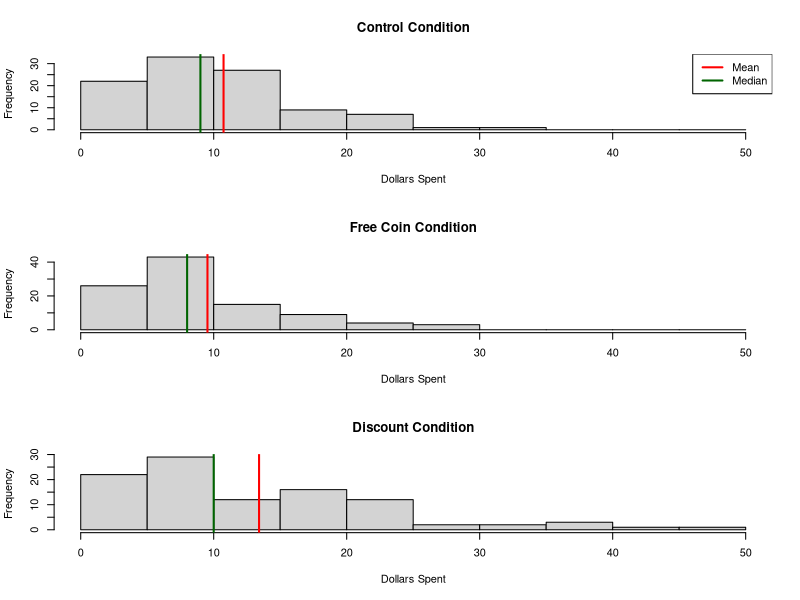
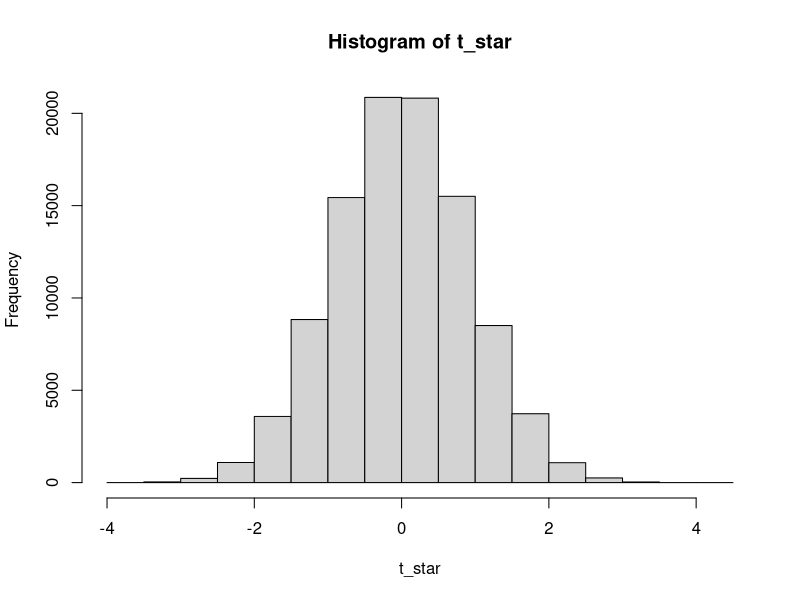
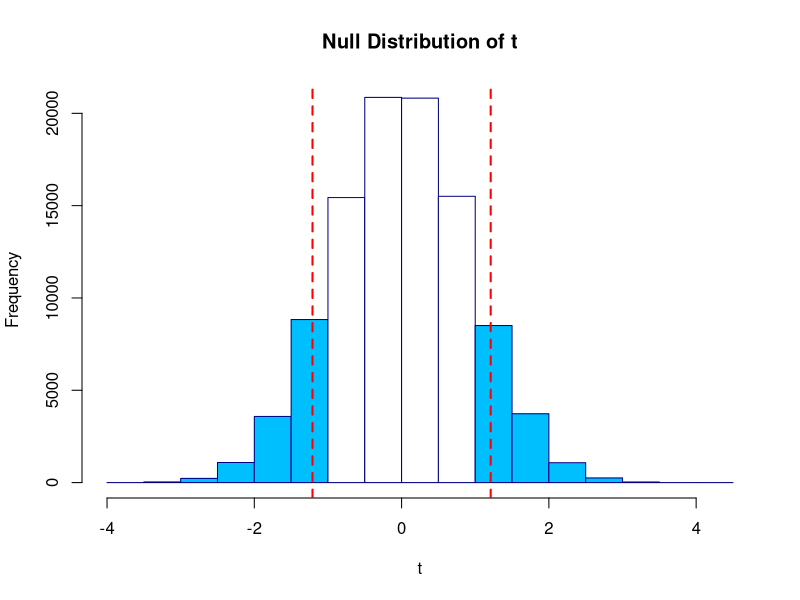
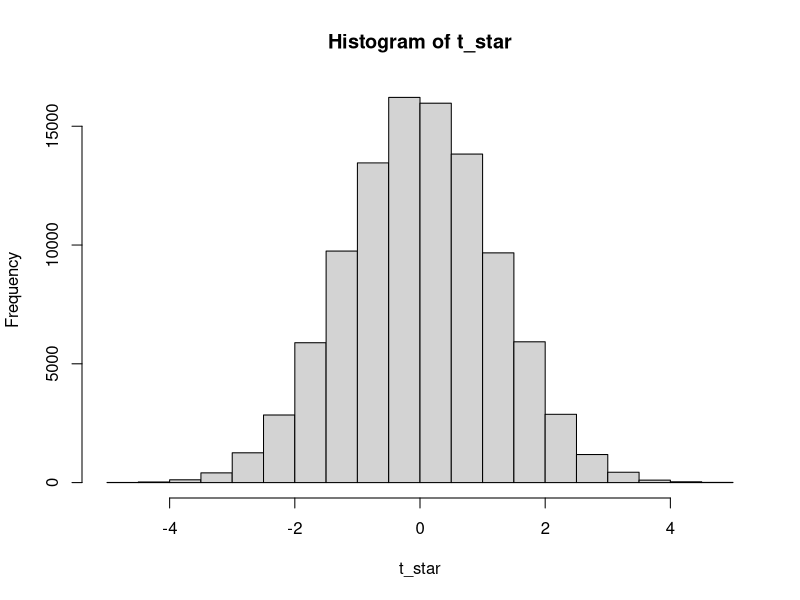
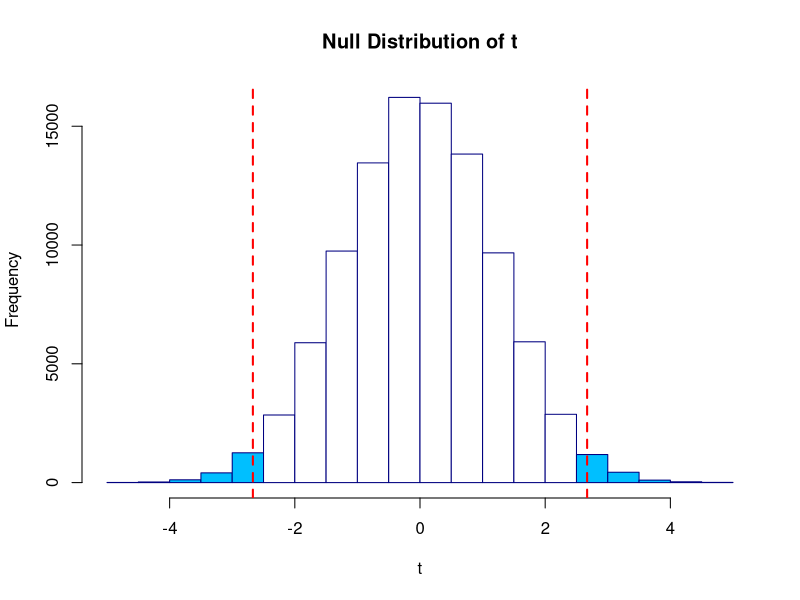
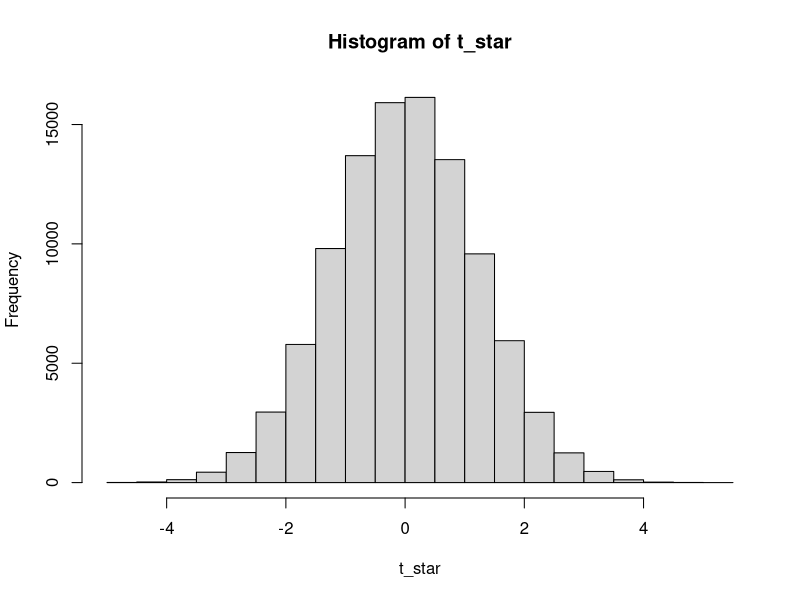
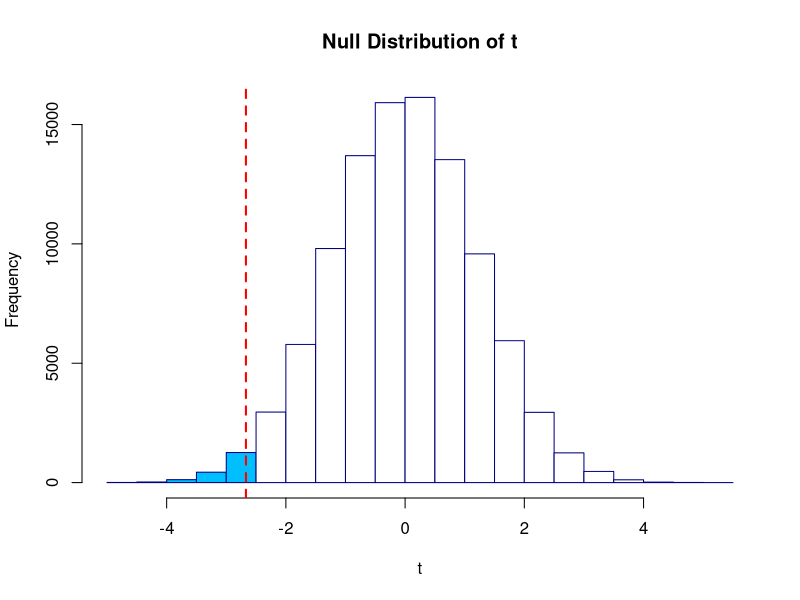
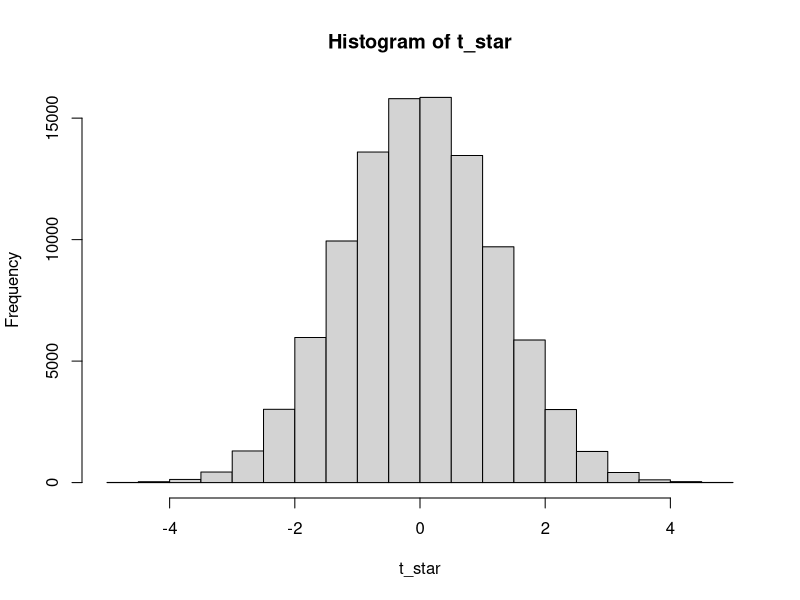

Generate these figures, in order, with R:
## A function and example of the randomization test
rand_test <- function(x, y, summary, alternative, Nsim){
  n1 <- length(x)
  n2 <- length(y)
  if(summary == "mean"){
    t <- mean(x) - mean(y)
  }else if(summary == "median"){
    t <- median(x) - median(y)
  }
  
  comb <- c(x, y)
  t_star <- rep(0, Nsim)
  for(i in 1:Nsim){
    s <- sample(x = comb, size = length(comb), replace = F)
    x_star <- s[1:n1]
    y_star <- s[(n1+1):length(comb)]
    if(summary == "mean"){
      t_star[i] <- mean(x_star) - mean(y_star)  
    }else if(summary == "median"){
      t_star[i] <- median(x_star) - median(y_star)  
    }
    
  }
  par(mfrow = c(1,1))
  h = hist(t_star)
  dev.off()
  if(alternative == "two.sided"){
    p_value = sum(t_star >= abs(t))/Nsim + sum(t_star <= -abs(t))/Nsim
    cols = ifelse(h$mids <= -abs(t) | h$mids >= abs(t), "deepskyblue", "white")
    plot(h, col = cols, border = "navyblue", main = "Null Distribution of t", xlab = "t")
    abline(v = -t, col = "red", lwd = 2, lty = 2)
  }else if(alternative == "less"){
    p_value = sum(t_star <= t)/Nsim
    cols = ifelse(h$mids <= t, "deepskyblue", "white")
    plot(h, col = cols, border = "navyblue", main = "Null Distribution of t", xlab = "t")
  }else if(alternative == "greater"){
    p_value = sum(t_star >= t)/Nsim
    cols = ifelse(h$mids >= t, "deepskyblue", "white")
    plot(h, col = cols, border = "navyblue", main = "Null Distribution of t", xlab = "t")
  }
  abline(v = t, col = "red", lwd = 2, lty = 2)
  print(paste("The p-value is ", p_value, ".", sep = ""))
  # return(p_value)
}

## Pokémon Go example:
## Read in the data
setwd("/Users/ntstevens/Dropbox/Data Institute/DOE Certificate/Week 4/")
pokemon <- read.csv(file = "pokemongo.csv", header = T)

## Look at the data
par(mfrow = c(3,1))
hist(pokemon$control, xlim = c(0,50), breaks = seq(0,50,5), xlab = "Dollars Spent", main = "Control Condition")
abline(v = c(mean(pokemon$control), median(pokemon$control)), col = c("red", "darkgreen"), lwd = 2)
legend("topright", legend = c("Mean", "Median"), lty = 1, lwd = 2, col = c("red", "darkgreen"))
hist(pokemon$freecoins, xlim = c(0,50), breaks = seq(0,50,5), xlab = "Dollars Spent", main = "Free Coin Condition")
abline(v = c(mean(pokemon$freecoins), median(pokemon$freecoins)), col = c("red", "darkgreen"), lwd = 2)
hist(pokemon$discount, xlim = c(0,50), breaks = seq(0,50,5), xlab = "Dollars Spent", main = "Discount Condition")
abline(v = c(mean(pokemon$discount), median(pokemon$discount)), col = c("red", "darkgreen"), lwd = 2)

############## Where the test statistic is the difference of means ##############
## Compare Conditions 1 and 2 
rand_test(x = pokemon$control, y = pokemon$freecoins, summary = "mean", alternative = "two.sided", Nsim = 100000)

## Compare Conditions 1 and 3 (where the test statistic is the difference of means)
rand_test(x = pokemon$control, y = pokemon$discount, summary = "mean", alternative = "two.sided", Nsim = 100000)
rand_test(x = pokemon$control, y = pokemon$discount, summary = "mean", alternative = "less", Nsim = 100000)

## Compare Conditions 2 and 3 (where the test statistic is the difference of means)
rand_test(x = pokemon$freecoins, y = pokemon$discount, summary = "mean", alternative = "two.sided", Nsim = 100000)
rand_test(x = pokemon$freecoins, y = pokemon$discount, summary = "mean", alternative = "less", Nsim = 100000)

############## Where the test statistic is the difference of medians ##############
## Compare Conditions 1 and 2 (where the test statistic is the difference of means)
rand_test(x = pokemon$control, y = pokemon$freecoins, summary = "median", alternative = "two.sided", Nsim = 100000)

## Compare Conditions 1 and 3 (where the test statistic is the difference of means)
rand_test(x = pokemon$control, y = pokemon$discount, summary = "median", alternative = "two.sided", Nsim = 100000)

## Compare Conditions 2 and 3 (where the test statistic is the difference of means)
rand_test(x = pokemon$freecoins, y = pokemon$discount, summary = "median", alternative = "two.sided", Nsim = 100000)


